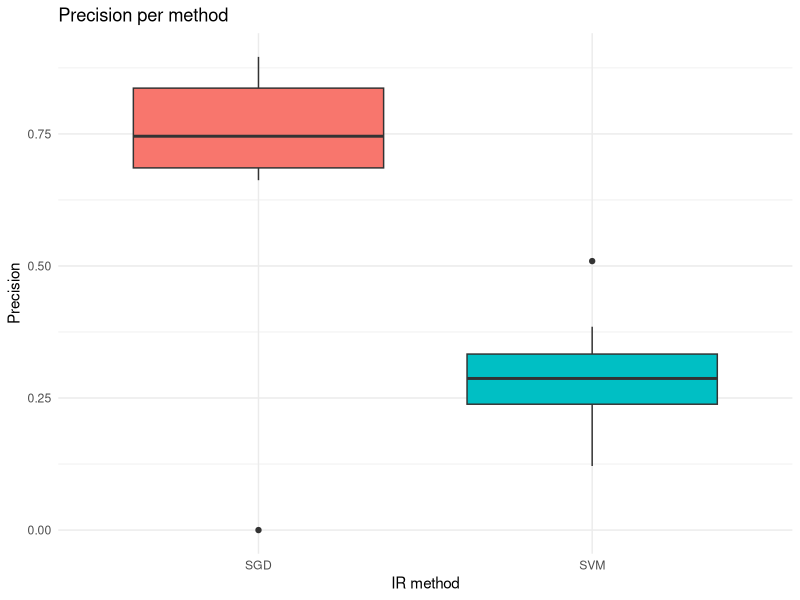

This chart was generated by the following R code:
#loading library
require("ggplot2")

# selecting the current directory
setwd("/Users/tassiovale/Dropbox/PhD Thesis/trace2vary/trace_recovery/results/")

# read csv file
data <- read.csv("2018-03-17_21h14m_output.csv")

chart <- ggplot(data=data, aes(x=method, y=precision, fill=method)) +
    geom_boxplot() +
    theme_minimal() +
    ggtitle("Precision per method") +
    labs(x="IR method", y="Precision") +
    scale_fill_discrete(guide=FALSE)

ggsave("2018-03-17_21h14m_precision_chart.eps")